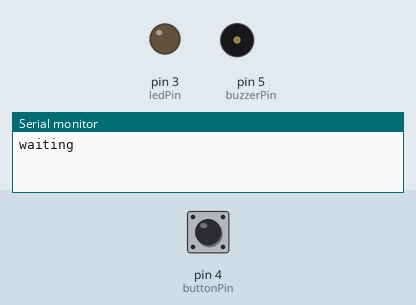
The sketch below on a simulated Arduino Uno, built with avr-gcc and run on an emulated ATmega328P. On the bench: output pins drawn as LEDs (lit = HIGH), buzzer (waves = sounding, pin HIGH), the last lines printed to the serial monitor. Inputs (shaded band) come from the test bench; at power-on: pin 4 (buttonPin) LOW.

Above: at 1.2 s.
1.3 s: pin 4 (buttonPin) pulled HIGH for 3.2 s
At 1.8 s:
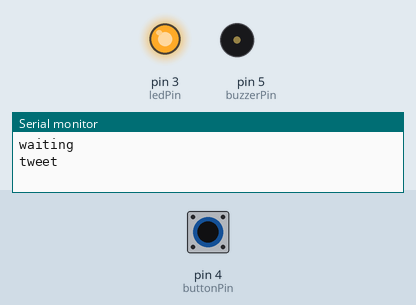
Timing chart, 0 to 6.8 s (numbered marks = the images above; inputs shaded):
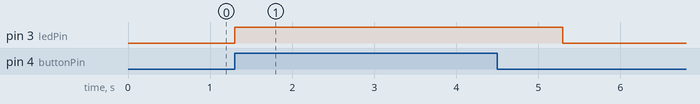

The sketch:

tweeting_doorbell.ino
```cpp
const int buttonPin = 4;
const int ledPin = 3;
const int buzzerPin = 5;

void setup() {
	pinMode(buttonPin, INPUT);
	pinMode(ledPin, OUTPUT);
	pinMode(buzzerPin, OUTPUT);
	Serial.begin(115200);
	Serial.println("waiting");
}

void loop() {
 	int pressed = digitalRead(buttonPin);
	if (pressed == 1) {
 		digitalWrite(ledPin, HIGH);
		Serial.println("tweet");
		delay(1000);
		digitalWrite(ledPin, LOW);
	}
}
```

Measured:
- after the input at 1.3 s, pin 3 (ledPin): LOW → HIGH at once, → LOW 4.0 s later
